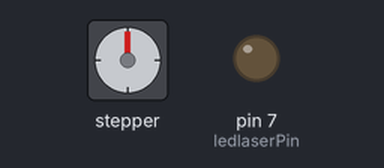
Bench run of a sketch on a simulated Arduino Uno, built with avr-gcc and run on an emulated ATmega328P. On the bench: stepper motor, output pins drawn as LEDs (lit = HIGH). Stepper angles assume 200 steps per turn.

Above: at 0.15 s.
At 5.85 s:
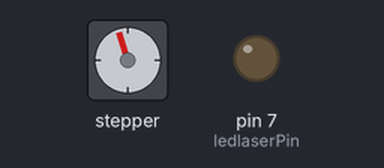
At 11.56 s:
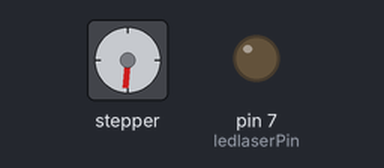
At 23.1 s:
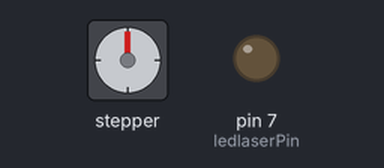
Timing chart, 0 to 24.6 s (numbered marks = the images above):
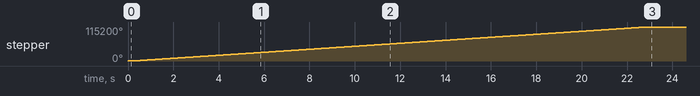

Measured:
- by itself, stepper: turns 115200° clockwise in 23.0 s

The sketch:

stepper_motor_vista_improved.ino
```cpp
#include <AccelStepper.h>

// Stepper Setup, confirm pins
#define STEP_PIN 2
#define DIR_PIN 3
AccelStepper stepper(1, STEP_PIN, DIR_PIN);

// Pins
const int buttontransl = 6;
const int ledlaserPin = 7;
const int buttonrot = 9;
// Variables
unsigned long lastPress = 0;

void setup() {
  //Serial.begin(9600);
  stepper.setMaxSpeed(15310);
  stepper.setAcceleration(15000);
  pinMode(ledlaserPin, OUTPUT);
  pinMode(buttontransl, INPUT_PULLUP);
  pinMode(buttonrot, INPUT_PULLUP);
  stepper.move(64000);

}

void loop() {


     // 180° rotation
    if(stepper.distanceToGo() != 0)
      stepper.run();
}
```
